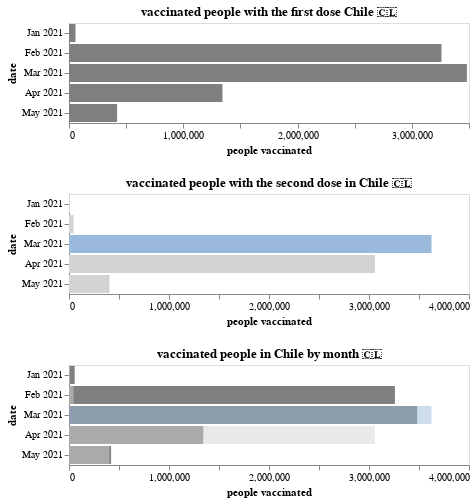

Notebook code for this chart:
### Code cell
df_vaccine_diff.reset_index(inplace=True)
fig_1=alt.Chart(df_vaccine_diff).mark_bar().encode(
    x=alt.X('primera_dosis:Q',title='people vaccinated'),
    y=alt.Y('yearmonth(fecha):O',title='date'),
    color=alt.condition(
            alt.datum.primera_dosis == 3481471.00,
            alt.value('rgb(51,114,182)'),    
            alt.value('grey')
            ),
).properties(
            height=100,
            title='vaccinated people with the first dose Chile 🇨🇱'
)
fig_2=alt.Chart(df_vaccine_diff).mark_bar().encode(
    x=alt.X('segunda_dosis:Q',title='people vaccinated'),
    y=alt.Y('yearmonth(fecha):O',title='date'),
    color=alt.condition(
            alt.datum.segunda_dosis == 3624932.00,
            alt.value('rgb(154,185,219)'),    
            alt.value('lightgrey')
            )
).properties(
            height=100,
            title='vaccinated people with the second dose in Chile 🇨🇱'
)
(fig_1&fig_2&(fig_1+fig_2.encode(opacity=alt.value(0.5))).properties(title='vaccinated people in Chile by month 🇨🇱')).configure_axis(grid=False)

### Figure 1 — Vega-Lite specification as saved in the notebook (floating-point values rounded to 4 significant figures)
{"$schema": "https://vega.github.io/schema/vega-lite/v4.8.1.json", "config": {"axis": {"grid": false}, "view": {"continuousHeight": 300, "continuousWidth": 400}}, "data": {"name": "data-bb12b39994cbfd31c3f9efc2de029780"}, "datasets": {"data-bb12b39994cbfd31c3f9efc2de029780": [{"fecha": "2021-01-31T00:00:00", "primera_dosis": 57000.0, "segunda_dosis": 10400.0}, {"fecha": "2021-02-28T00:00:00", "primera_dosis": 3259000.0, "segunda_dosis": 45880.0}, {"fecha": "2021-03-31T00:00:00", "primera_dosis": 3481000.0, "segunda_dosis": 3625000.0}, {"fecha": "2021-04-30T00:00:00", "primera_dosis": 1343000.0, "segunda_dosis": 3059000.0}, {"fecha": "2021-05-31T00:00:00", "primera_dosis": 420800.0, "segunda_dosis": 404200.0}]}, "vconcat": [{"encoding": {"color": {"condition": {"test": "(datum.primera_dosis === 3481471.0)", "value": "rgb(51,114,182)"}, "value": "grey"}, "x": {"field": "primera_dosis", "title": "people vaccinated", "type": "quantitative"}, "y": {"field": "fecha", "timeUnit": "yearmonth", "title": "date", "type": "ordinal"}}, "height": 100, "mark": "bar", "title": "vaccinated people with the first dose Chile 🇨🇱"}, {"encoding": {"color": {"condition": {"test": "(datum.segunda_dosis === 3624932.0)", "value": "rgb(154,185,219)"}, "value": "lightgrey"}, "x": {"field": "segunda_dosis", "title": "people vaccinated", "type": "quantitative"}, "y": {"field": "fecha", "timeUnit": "yearmonth", "title": "date", "type": "ordinal"}}, "height": 100, "mark": "bar", "title": "vaccinated people with the second dose in Chile 🇨🇱"}, {"layer": [{"encoding": {"color": {"condition": {"test": "(datum.primera_dosis === 3481471.0)", "value": "rgb(51,114,182)"}, "value": "grey"}, "x": {"field": "primera_dosis", "title": "people vaccinated", "type": "quantitative"}, "y": {"field": "fecha", "timeUnit": "yearmonth", "title": "date", "type": "ordinal"}}, "height": 100, "mark": "bar", "title": "vaccinated people with the first dose Chile 🇨🇱"}, {"encoding": {"color": {"condition": {"test": "(datum.segunda_dosis === 3624932.0)", "value": "rgb(154,185,219)"}, "value": "lightgrey"}, "opacity": {"value": 0.5}, "x": {"field": "segunda_dosis", "title": "people vaccinated", "type": "quantitative"}, "y": {"field": "fecha", "timeUnit": "yearmonth", "title": "date", "type": "ordinal"}}, "height": 100, "mark": "bar", "title": "vaccinated people with the second dose in Chile 🇨🇱"}], "title": "vaccinated people in Chile by month 🇨🇱"}]}
